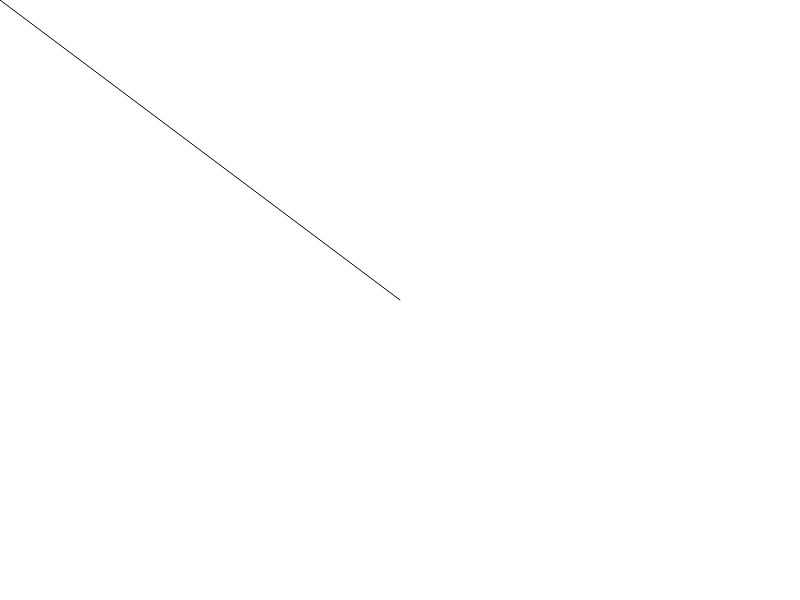
Frame 1 (no input)
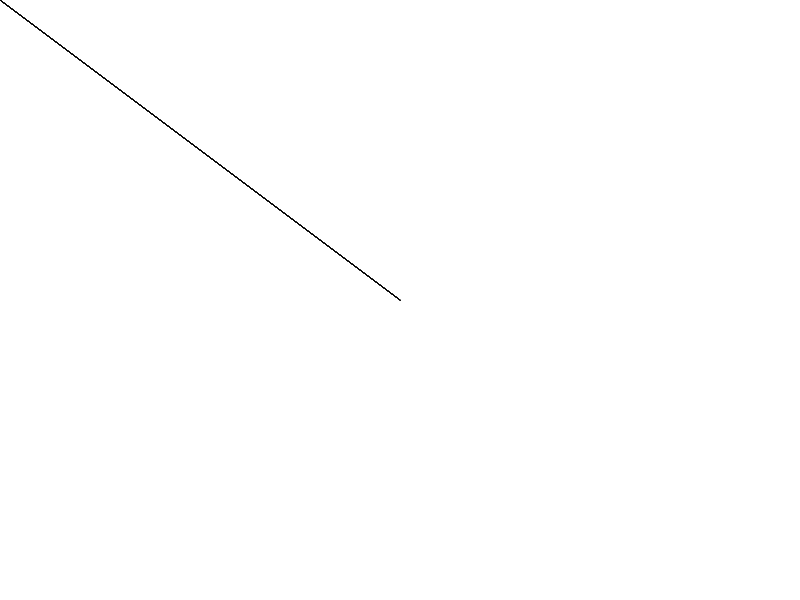
Frame 60 (no input)
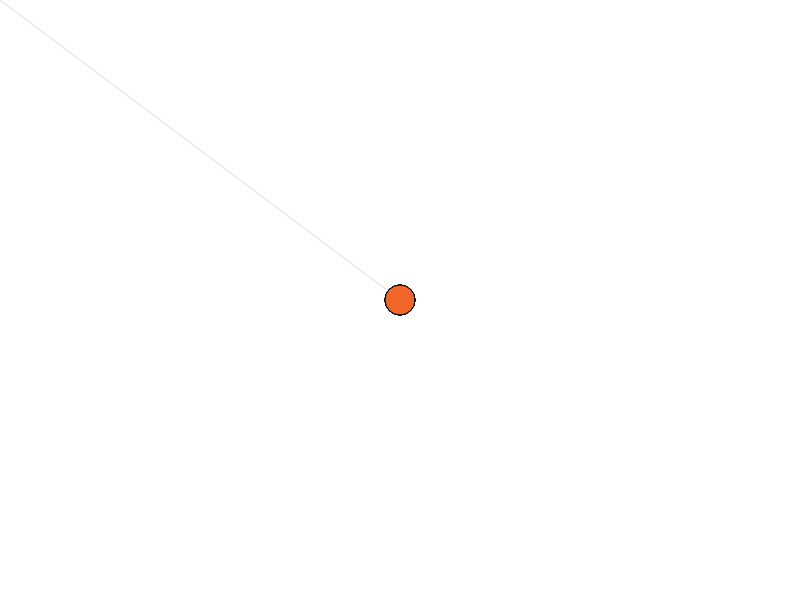
Frame 120 (the mouse pressed at the canvas centre since frame 60)

The p5.js sketch that drew these frames (run headless with seeded random() and noise() and a simulated clock; from frame 60 on, the mouse is pressed at the canvas centre):

// p5.js sketch
// ── sketch.js
// create var for size of ellipse
size = 10

function setup() {
  createCanvas(800,600);
}

function draw() {
  background(255,255,255,10);

  // use 2 new vars ---> mouseX/mouseY
  line(400,300,mouseX,mouseY)

  // draw ellipse at mouse location
  if (mouseIsPressed) {
    fill(random(0,255),random(0,255),random(0,255));
    ellipse(mouseX,mouseY,size);
  }
}

// have program react to mouse click
function mousePressed() {
  fill(random(0,255),random(0,255),random(0,255));
  size = size + 20
}

function mouseReleased() {
  size = size - 20
}
